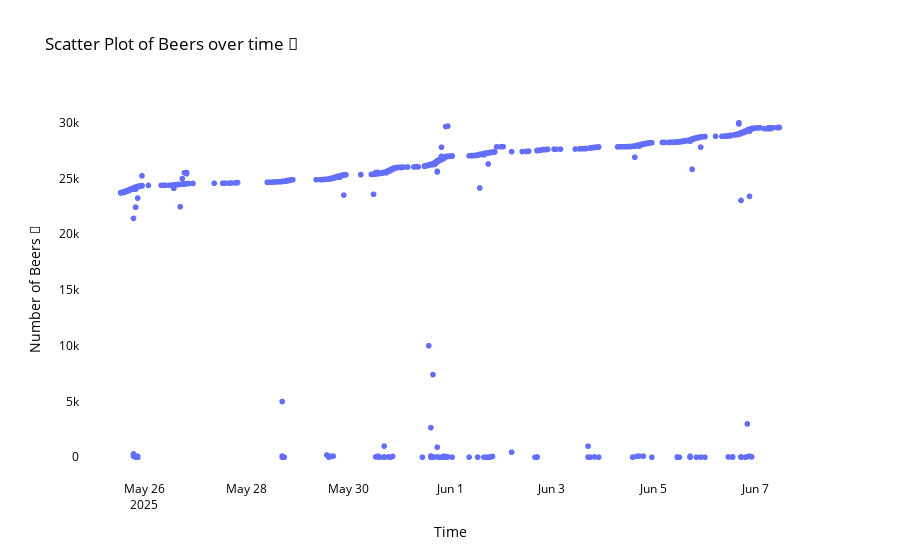

The cell this chart's notebook holds for it:
### Markdown cell above
## Rate of Beers
The first few parsed messages are shown below.

### Code cell
# Scatter plot of number and hour for 'added' rows using plotly

# Ensure 'datetime' column exists
chat_df['datetime'] = pd.to_datetime(chat_df['date'] + ' ' + chat_df['time'], errors='coerce')

# Filter for rows with a valid n_beers value
added_df = chat_df.dropna(subset=["n_beers"])
added_df = added_df.sort_values('datetime')
added_df['hour'] = added_df['datetime'].dt.floor('h')

# drop rows where n_beers is greater than 100_000
added_df = added_df[added_df['n_beers'] <= 100_000]


fig = px.scatter(
    added_df,
    x='hour',
    y='n_beers',
    labels={'hour': 'Hour', 'n_beers': '🍻'},
    title='Scatter Plot of Beers over time 🍻',
    hover_data=['message', 'n_beers'],
)
fig.update_layout(
    plot_bgcolor='white',
    paper_bgcolor='white',
    font=dict(color='black'),
    xaxis_title='Time',
    yaxis_title='Number of Beers 🍻'
)
fig.show()

### Figure 1 — Plotly figure (JSON) as saved in the notebook; plotly's stock layout.template omitted (floating-point values rounded to 4 significant figures; data arrays with more than 128 entries replaced by an {"elided": "..."} marker saying what was removed)
{"data": [{"customdata": {"elided": "1214x1 str values"}, "hovertemplate": "Hour=%{x}<br>🍻=%{y}<br>message=%{customdata[0]}<extra></extra>", "legendgroup": "", "marker": {"color": "#636efa", "symbol": "circle"}, "mode": "markers", "name": "", "showlegend": false, "type": "scattergl", "x": {"elided": "1214 str values"}, "xaxis": "x", "y": {"elided": "1214 int values"}, "yaxis": "y"}], "layout": {"font": {"color": "black"}, "legend": {"tracegroupgap": 0}, "paper_bgcolor": "white", "plot_bgcolor": "white", "title": {"text": "Scatter Plot of Beers over time 🍻"}, "xaxis": {"anchor": "y", "domain": [0, 1], "title": {"text": "Time"}}, "yaxis": {"anchor": "x", "domain": [0, 1], "title": {"text": "Number of Beers 🍻"}}}}
